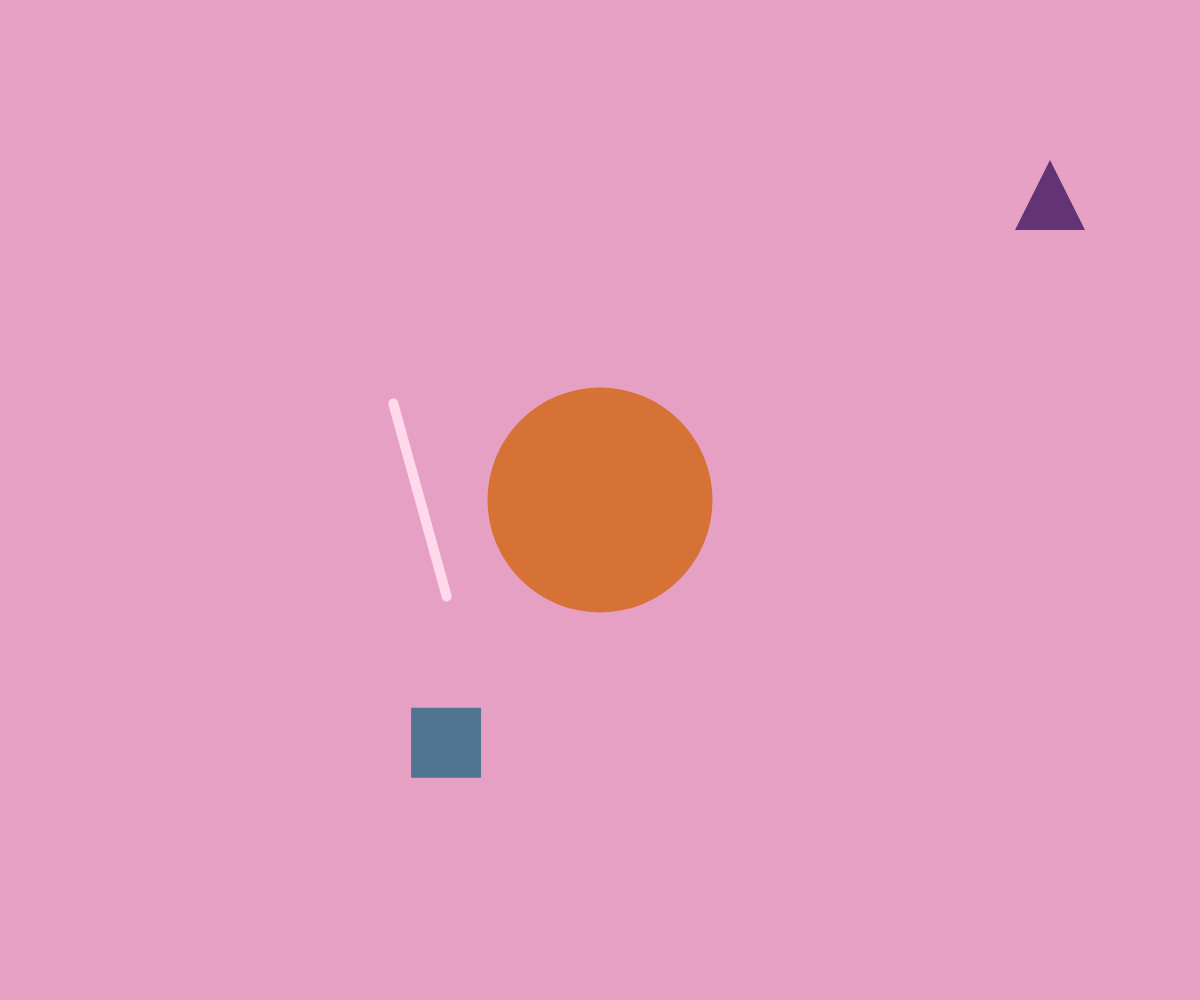
Frame 1 (no input)
Frame 60 (no input): identical to frame 1, image omitted
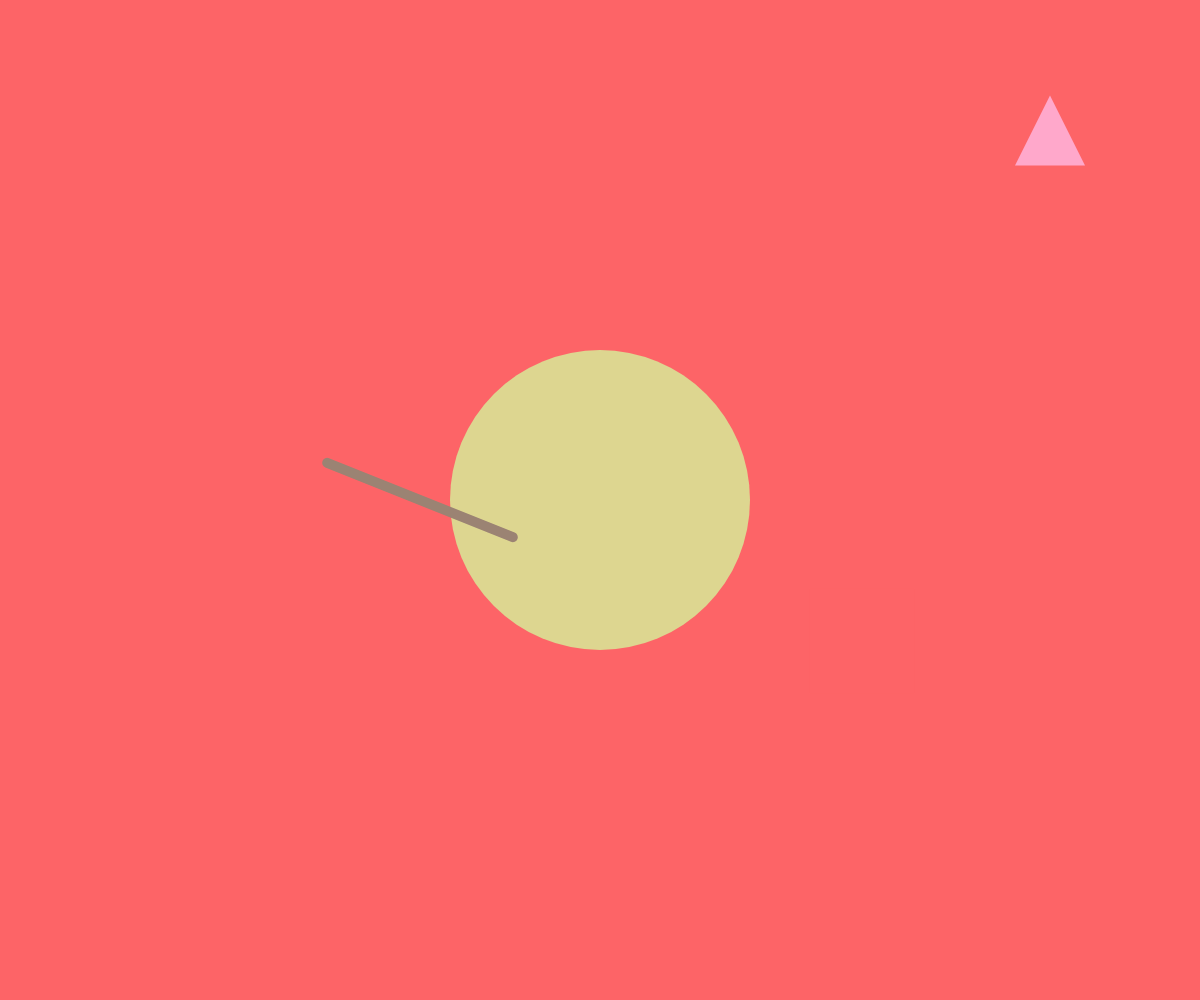
Frame 120 (the mouse pressed at the canvas centre since frame 60)

The p5.js sketch that drew these frames (run headless with seeded random() and noise() and a simulated clock; from frame 60 on, the mouse is pressed at the canvas centre):

// p5.js sketch
// ── sketch.js
//First, I'll create some variable names that I'll need later.
let circleScale;
let lineAngle;
let triangleY;

let squareX;
let squareY;
let squareScale;

let bgColor;
let circleColor;
let lineColor;
let triangleColor;
let squareColor;

//Grand Budapest Hotel
let colors = [
  "#F1BB7B", // warm gold
  "#FD6467", // coral red
  "#5B1A18", // dark burgundy
  "#D67236", // burnt orange

  "#E6A0C4", // dusty pink
  "#FFD8EC", // pale pink
  "#FFA8CB", // candy pink
  "#E5000C", // bright red

  "#784283", // purple
  "#623375", // deep purple
  "#C6CDF7", // lavender blue
  "#7294D4", // blue

  "#67E8F9", // cyan
  "#507592", // muted blue
  "#5BA398", // teal
  "#285C38", // dark green

  "#DDD690", // olive yellow
  "#C9A66B", // golden brown
  "#9B8373", // taupe
  "#371E0F"  // dark brown
];


function setup() {

  createCanvas(windowWidth, windowHeight);

  // use degrees for rotation
  angleMode(DEGREES);

  //When the webpage first loads, it generates the first version of the work.

  // circle scale
  //2 is the largest scale, 0.5 is the smallest scale
  circleScale = random([0.5, 1, 1.5, 2]);


  // line rotation
  lineAngle = random(360);


  // triangle up and down
  //100 pixels up and down 
  triangleY = random(-100, 100);


  // square position
  //100 pixels away from the edges of the canvas
  squareX = random(100, width - 100);
  squareY = random(100, height - 100);

  // square scale
  //2 is the largest scale, 0.5 is the smallest scale
  squareScale = random([0.5, 1, 1.5, 2]);


  // random colors
  bgColor = random(colors);
  circleColor = random(colors);
  lineColor = random(colors);
  triangleColor = random(colors);
  squareColor = random(colors);

}



function draw() {

  background(bgColor);



  // CIRCLE transformation

  push();

  //Move the origin to the center of the canvas
  translate(width / 2, height / 2);
  // Scale the circle based on the random scale factor
  scale(circleScale);

  noStroke();
  fill(circleColor);

  //ellipse(x, y, width, height)
  // Draw the circle at the origin (which is now the center of the canvas)
  ellipse(0, 0, 150, 150);

  pop();



  // LINE rotate

  push();

  //I think 180 pixels away from the circle looks about right
  translate(width / 2 - 180, height / 2);

  rotate(lineAngle);

  stroke(lineColor);
  strokeWeight(10);

  //line(x1, y1, x2, y2)
  //line(startX, startY, endX, endY)
  line(-100, 0, 100, 0);

  pop();



  // TRIANGLE

  push();

  //The triangle is in the top-right corner
  //150 pixels away from the right edge and 150 pixels away from the top edge
  //triangleY is a random value that moves the triangle up and down
  translate(width - 150, 150 + triangleY);

  noStroke();
  fill(triangleColor);

  //triangle(x1, y1, x2, y2, x3, y3)
  triangle(
    0, -40,
    -35, 30,
    35, 30
  );

  pop();



  // SQUARE

  push();

  //The square is in a random position on the canvas
  translate(squareX, squareY);

  // Scale the square based on the random scale factor
  scale(squareScale);

  // Set the rectangle mode to CENTER so that the square is drawn from its center
  rectMode(CENTER);

  noStroke();
  fill(squareColor);

 //rect(x, y, width, height)
 //Draw a 70 × 70 square centered at `(0, 0)`.
  rect(0, 0, 70, 70);

  pop();

}



function mousePressed() {

  //Every time you click on the canvas, a new variation should appear

  // new circle scale
  circleScale = random([0.5, 1, 1.5, 2]);


  // new line rotation
  lineAngle = random(360);


  // new triangle position
  triangleY = random(-100, 100);


  // new square position
  squareX = random(100, width - 100);
  squareY = random(100, height - 100);

  // new square scale
  squareScale = random([0.5, 1, 1.5, 2]);


  // new random colors
  bgColor = random(colors);
  circleColor = random(colors);
  lineColor = random(colors);
  triangleColor = random(colors);
  squareColor = random(colors);

}
// ── readme.html
<!DOCTYPE html>
<html lang="en">
<head>
  <meta charset="UTF-8">
  <script src="sketch.js"></script>
  <title>Color Playground</title> <!--Update your title here-->
  <!--Add style to your code within the style tag <style></style>
  Read the W3Schools CSS Intro for more: https://www.w3schools.com/css/css_intro.asp 
  -->
  <style>
    body {
      font-family: sans-serif;
      margin: 2em;
      /*padding: 1em;*/
      color: #752794;
      background-color: #ecbebe;
    }

    a {
      color: rgb(160, 83, 255);
    }

    a:hover {
      text-decoration: dashed;
    }

    h1 {font-size: 32px;
      color: rgb(231, 80, 160);
      text-shadow: 2px 2px 4px #6480e4;

      /* Insert your own style here */
    }

    h2 { color: rgb(231, 80, 160);

      /* Insert your own style here */
    }
  </style>
</head>

<body>
    <h1>Color Playground</h1>
    <p>This piece began with a few very simple geometric shapes. I chose circles, straight lines, triangles, and squares, and set different transformation rules for each shape. Circles change size, straight lines rotate randomly, triangles move only up and down, and squares move randomly across the canvas while changing size. Each time you click the canvas, all the shapes generate new variations, and the colors are also randomly reset. I drew inspiration from the color palette of *The Grand Budapest Hotel*, selecting vibrant, high-contrast colors to ensure that each generated image looks slightly different while still maintaining a consistent visual style.</p>

   </p>Compared to my initial concept, I made two modifications later on. The first was to the square’s movement. At first, aside from the triangle moving up and down, the positions of the other shapes were relatively fixed, so the overall changes weren’t very noticeable. Later, I made it so the square could move randomly across the entire canvas and change size, adding more randomness and unpredictability to the image with each click. The second change was to the colors. Initially, I wanted to draw inspiration from Pop Art by using bright, high-contrast colors, but I later found that the constant color shifts caused some visual fatigue. So, I switched back to the color palette from *The Grand Budapest Hotel* to make the overall look more pleasing and harmonious.

</p>
    <p><a href="index.html" target="_blank">Link to sketch</a></p>

   <h2>Resources</h2>
   <ul>
    <li><a href="https://pixflow.net/blog/the-grand-budapest-hotel-color-palette-analysis-wes-anderson/?utm" target="_blank">The Grand Budapest Hotel Color Palette</a></li>
    <li><a href="https://github.com/karthik/wesanderson?utm" target="_blank">Wes Anderson Color Palettes</a></li>
    <li><a href="https://www.searchlightpictures.com/thegrandbudapesthotel" target="_blank">The Grand Budapest Hotel Official Website</a></li>
   </ul>

    <!--Replace with your own image-->
    <!--You can limit the size of your displayed image using "height" or "width" -->
    <img src="media/IMG_2430.jpg" height="450px" alt="This the alt description of this image."></img>
    <img src="media/IMG_2438.JPG" height="450px" alt="This is the alt description of this image."></img>
</body>
</html>
